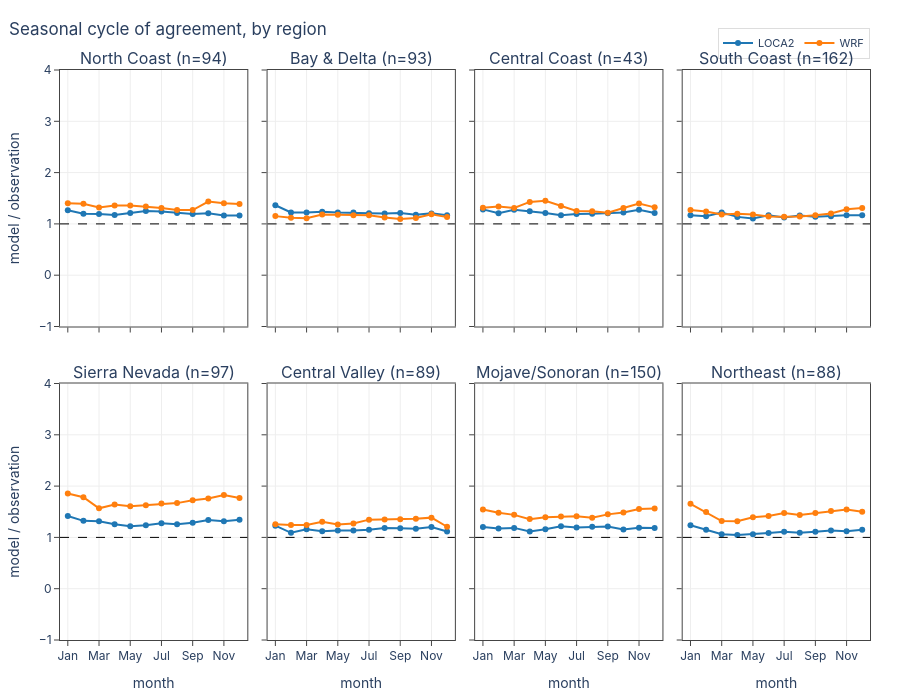

This figure's notebook cell:
### Code cell
# Export: seasonal_by_region
save_png(fig, "seasonal_by_region")

_oc = stn["station"].groupby("time.month").mean()
save_html(_facets(
    lambda m, sel: np.nanmedian((m.groupby("time.month").mean() / _oc)
                                .transpose("month", "station_id")
                                .values[:, sel], axis=1),
    ytitle="model / observation",
    title="Seasonal cycle of agreement, by region", ref=1),
    "seasonal_by_region")

### Figure 1 — Plotly figure (JSON) as saved in the notebook; plotly's stock layout.template omitted (floating-point values rounded to 4 significant figures)
{"data": [{"customdata": ["Jan", "Feb", "Mar", "Apr", "May", "Jun", "Jul", "Aug", "Sep", "Oct", "Nov", "Dec"], "hovertemplate": "<b>LOCA2</b> — North Coast<br>%{customdata}: %{y:.3f}<extra></extra>", "legendgroup": "loca2", "line": {"color": "#1f77b4", "width": 2}, "marker": {"size": 6}, "mode": "lines+markers", "name": "LOCA2", "showlegend": true, "type": "scatter", "x": [1, 2, 3, 4, 5, 6, 7, 8, 9, 10, 11, 12], "xaxis": "x", "y": [1.265, 1.198, 1.192, 1.172, 1.214, 1.251, 1.241, 1.214, 1.195, 1.207, 1.165, 1.164], "yaxis": "y"}, {"customdata": ["Jan", "Feb", "Mar", "Apr", "May", "Jun", "Jul", "Aug", "Sep", "Oct", "Nov", "Dec"], "hovertemplate": "<b>WRF</b> — North Coast<br>%{customdata}: %{y:.3f}<extra></extra>", "legendgroup": "wrf", "line": {"color": "#ff7f0e", "width": 2}, "marker": {"size": 6}, "mode": "lines+markers", "name": "WRF", "showlegend": true, "type": "scatter", "x": [1, 2, 3, 4, 5, 6, 7, 8, 9, 10, 11, 12], "xaxis": "x", "y": [1.405, 1.394, 1.321, 1.359, 1.361, 1.338, 1.308, 1.27, 1.27, 1.437, 1.401, 1.387], "yaxis": "y"}, {"customdata": ["Jan", "Feb", "Mar", "Apr", "May", "Jun", "Jul", "Aug", "Sep", "Oct", "Nov", "Dec"], "hovertemplate": "<b>LOCA2</b> — Bay & Delta<br>%{customdata}: %{y:.3f}<extra></extra>", "legendgroup": "loca2", "line": {"color": "#1f77b4", "width": 2}, "marker": {"size": 6}, "mode": "lines+markers", "name": "LOCA2", "showlegend": false, "type": "scatter", "x": [1, 2, 3, 4, 5, 6, 7, 8, 9, 10, 11, 12], "xaxis": "x2", "y": [1.364, 1.222, 1.223, 1.238, 1.221, 1.22, 1.206, 1.201, 1.211, 1.178, 1.205, 1.17], "yaxis": "y2"}, {"customdata": ["Jan", "Feb", "Mar", "Apr", "May", "Jun", "Jul", "Aug", "Sep", "Oct", "Nov", "Dec"], "hovertemplate": "<b>WRF</b> — Bay & Delta<br>%{customdata}: %{y:.3f}<extra></extra>", "legendgroup": "wrf", "line": {"color": "#ff7f0e", "width": 2}, "marker": {"size": 6}, "mode": "lines+markers", "name": "WRF", "showlegend": false, "type": "scatter", "x": [1, 2, 3, 4, 5, 6, 7, 8, 9, 10, 11, 12], "xaxis": "x2", "y": [1.152, 1.119, 1.11, 1.183, 1.177, 1.167, 1.169, 1.123, 1.098, 1.115, 1.188, 1.132], "yaxis": "y2"}, {"customdata": ["Jan", "Feb", "Mar", "Apr", "May", "Jun", "Jul", "Aug", "Sep", "Oct", "Nov", "Dec"], "hovertemplate": "<b>LOCA2</b> — Central Coast<br>%{customdata}: %{y:.3f}<extra></extra>", "legendgroup": "loca2", "line": {"color": "#1f77b4", "width": 2}, "marker": {"size": 6}, "mode": "lines+markers", "name": "LOCA2", "showlegend": false, "type": "scatter", "x": [1, 2, 3, 4, 5, 6, 7, 8, 9, 10, 11, 12], "xaxis": "x3", "y": [1.283, 1.209, 1.278, 1.247, 1.214, 1.167, 1.191, 1.199, 1.21, 1.223, 1.276, 1.211], "yaxis": "y3"}, {"customdata": ["Jan", "Feb", "Mar", "Apr", "May", "Jun", "Jul", "Aug", "Sep", "Oct", "Nov", "Dec"], "hovertemplate": "<b>WRF</b> — Central Coast<br>%{customdata}: %{y:.3f}<extra></extra>", "legendgroup": "wrf", "line": {"color": "#ff7f0e", "width": 2}, "marker": {"size": 6}, "mode": "lines+markers", "name": "WRF", "showlegend": false, "type": "scatter", "x": [1, 2, 3, 4, 5, 6, 7, 8, 9, 10, 11, 12], "xaxis": "x3", "y": [1.313, 1.338, 1.311, 1.429, 1.449, 1.351, 1.252, 1.246, 1.219, 1.309, 1.399, 1.323], "yaxis": "y3"}, {"customdata": ["Jan", "Feb", "Mar", "Apr", "May", "Jun", "Jul", "Aug", "Sep", "Oct", "Nov", "Dec"], "hovertemplate": "<b>LOCA2</b> — South Coast<br>%{customdata}: %{y:.3f}<extra></extra>", "legendgroup": "loca2", "line": {"color": "#1f77b4", "width": 2}, "marker": {"size": 6}, "mode": "lines+markers", "name": "LOCA2", "showlegend": false, "type": "scatter", "x": [1, 2, 3, 4, 5, 6, 7, 8, 9, 10, 11, 12], "xaxis": "x4", "y": [1.171, 1.149, 1.222, 1.137, 1.108, 1.167, 1.125, 1.163, 1.137, 1.151, 1.171, 1.168], "yaxis": "y4"}, {"customdata": ["Jan", "Feb", "Mar", "Apr", "May", "Jun", "Jul", "Aug", "Sep", "Oct", "Nov", "Dec"], "hovertemplate": "<b>WRF</b> — South Coast<br>%{customdata}: %{y:.3f}<extra></extra>", "legendgroup": "wrf", "line": {"color": "#ff7f0e", "width": 2}, "marker": {"size": 6}, "mode": "lines+markers", "name": "WRF", "showlegend": false, "type": "scatter", "x": [1, 2, 3, 4, 5, 6, 7, 8, 9, 10, 11, 12], "xaxis": "x4", "y": [1.27, 1.241, 1.182, 1.199, 1.185, 1.144, 1.14, 1.146, 1.17, 1.205, 1.285, 1.309], "yaxis": "y4"}, {"customdata": ["Jan", "Feb", "Mar", "Apr", "May", "Jun", "Jul", "Aug", "Sep", "Oct", "Nov", "Dec"], "hovertemplate": "<b>LOCA2</b> — Sierra Nevada<br>%{customdata}: %{y:.3f}<extra></extra>", "legendgroup": "loca2", "line": {"color": "#1f77b4", "width": 2}, "marker": {"size": 6}, "mode": "lines+markers", "name": "LOCA2", "showlegend": false, "type": "scatter", "x": [1, 2, 3, 4, 5, 6, 7, 8, 9, 10, 11, 12], "xaxis": "x5", "y": [1.416, 1.322, 1.317, 1.256, 1.218, 1.239, 1.277, 1.258, 1.287, 1.34, 1.316, 1.346], "yaxis": "y5"}, {"customdata": ["Jan", "Feb", "Mar", "Apr", "May", "Jun", "Jul", "Aug", "Sep", "Oct", "Nov", "Dec"], "hovertemplate": "<b>WRF</b> — Sierra Nevada<br>%{customdata}: %{y:.3f}<extra></extra>", "legendgroup": "wrf", "line": {"color": "#ff7f0e", "width": 2}, "marker": {"size": 6}, "mode": "lines+markers", "name": "WRF", "showlegend": false, "type": "scatter", "x": [1, 2, 3, 4, 5, 6, 7, 8, 9, 10, 11, 12], "xaxis": "x5", "y": [1.854, 1.785, 1.567, 1.641, 1.607, 1.626, 1.658, 1.668, 1.726, 1.757, 1.826, 1.769], "yaxis": "y5"}, {"customdata": ["Jan", "Feb", "Mar", "Apr", "May", "Jun", "Jul", "Aug", "Sep", "Oct", "Nov", "Dec"], "hovertemplate": "<b>LOCA2</b> — Central Valley<br>%{customdata}: %{y:.3f}<extra></extra>", "legendgroup": "loca2", "line": {"color": "#1f77b4", "width": 2}, "marker": {"size": 6}, "mode": "lines+markers", "name": "LOCA2", "showlegend": false, "type": "scatter", "x": [1, 2, 3, 4, 5, 6, 7, 8, 9, 10, 11, 12], "xaxis": "x6", "y": [1.229, 1.09, 1.158, 1.121, 1.135, 1.134, 1.15, 1.185, 1.179, 1.171, 1.203, 1.114], "yaxis": "y6"}, {"customdata": ["Jan", "Feb", "Mar", "Apr", "May", "Jun", "Jul", "Aug", "Sep", "Oct", "Nov", "Dec"], "hovertemplate": "<b>WRF</b> — Central Valley<br>%{customdata}: %{y:.3f}<extra></extra>", "legendgroup": "wrf", "line": {"color": "#ff7f0e", "width": 2}, "marker": {"size": 6}, "mode": "lines+markers", "name": "WRF", "showlegend": false, "type": "scatter", "x": [1, 2, 3, 4, 5, 6, 7, 8, 9, 10, 11, 12], "xaxis": "x6", "y": [1.256, 1.241, 1.242, 1.304, 1.253, 1.272, 1.346, 1.35, 1.355, 1.363, 1.385, 1.208], "yaxis": "y6"}, {"customdata": ["Jan", "Feb", "Mar", "Apr", "May", "Jun", "Jul", "Aug", "Sep", "Oct", "Nov", "Dec"], "hovertemplate": "<b>LOCA2</b> — Mojave/Sonoran<br>%{customdata}: %{y:.3f}<extra></extra>", "legendgroup": "loca2", "line": {"color": "#1f77b4", "width": 2}, "marker": {"size": 6}, "mode": "lines+markers", "name": "LOCA2", "showlegend": false, "type": "scatter", "x": [1, 2, 3, 4, 5, 6, 7, 8, 9, 10, 11, 12], "xaxis": "x7", "y": [1.205, 1.171, 1.185, 1.117, 1.157, 1.216, 1.193, 1.206, 1.212, 1.154, 1.19, 1.182], "yaxis": "y7"}, {"customdata": ["Jan", "Feb", "Mar", "Apr", "May", "Jun", "Jul", "Aug", "Sep", "Oct", "Nov", "Dec"], "hovertemplate": "<b>WRF</b> — Mojave/Sonoran<br>%{customdata}: %{y:.3f}<extra></extra>", "legendgroup": "wrf", "line": {"color": "#ff7f0e", "width": 2}, "marker": {"size": 6}, "mode": "lines+markers", "name": "WRF", "showlegend": false, "type": "scatter", "x": [1, 2, 3, 4, 5, 6, 7, 8, 9, 10, 11, 12], "xaxis": "x7", "y": [1.546, 1.482, 1.439, 1.356, 1.393, 1.405, 1.414, 1.384, 1.449, 1.487, 1.554, 1.562], "yaxis": "y7"}, {"customdata": ["Jan", "Feb", "Mar", "Apr", "May", "Jun", "Jul", "Aug", "Sep", "Oct", "Nov", "Dec"], "hovertemplate": "<b>LOCA2</b> — Northeast<br>%{customdata}: %{y:.3f}<extra></extra>", "legendgroup": "loca2", "line": {"color": "#1f77b4", "width": 2}, "marker": {"size": 6}, "mode": "lines+markers", "name": "LOCA2", "showlegend": false, "type": "scatter", "x": [1, 2, 3, 4, 5, 6, 7, 8, 9, 10, 11, 12], "xaxis": "x8", "y": [1.238, 1.149, 1.063, 1.046, 1.062, 1.086, 1.11, 1.09, 1.11, 1.134, 1.122, 1.151], "yaxis": "y8"}, {"customdata": ["Jan", "Feb", "Mar", "Apr", "May", "Jun", "Jul", "Aug", "Sep", "Oct", "Nov", "Dec"], "hovertemplate": "<b>WRF</b> — Northeast<br>%{customdata}: %{y:.3f}<extra></extra>", "legendgroup": "wrf", "line": {"color": "#ff7f0e", "width": 2}, "marker": {"size": 6}, "mode": "lines+markers", "name": "WRF", "showlegend": false, "type": "scatter", "x": [1, 2, 3, 4, 5, 6, 7, 8, 9, 10, 11, 12], "xaxis": "x8", "y": [1.655, 1.493, 1.32, 1.317, 1.394, 1.417, 1.474, 1.435, 1.475, 1.516, 1.545, 1.502], "yaxis": "y8"}], "layout": {"annotations": [{"font": {"size": 16}, "showarrow": false, "text": "North Coast (n=94)", "x": 0.1156, "xanchor": "center", "xref": "paper", "y": 1, "yanchor": "bottom", "yref": "paper"}, {"font": {"size": 16}, "showarrow": false, "text": "Bay & Delta (n=93)", "x": 0.3719, "xanchor": "center", "xref": "paper", "y": 1, "yanchor": "bottom", "yref": "paper"}, {"font": {"size": 16}, "showarrow": false, "text": "Central Coast (n=43)", "x": 0.6281, "xanchor": "center", "xref": "paper", "y": 1, "yanchor": "bottom", "yref": "paper"}, {"font": {"size": 16}, "showarrow": false, "text": "South Coast (n=162)", "x": 0.8844, "xanchor": "center", "xref": "paper", "y": 1, "yanchor": "bottom", "yref": "paper"}, {"font": {"size": 16}, "showarrow": false, "text": "Sierra Nevada (n=97)", "x": 0.1156, "xanchor": "center", "xref": "paper", "y": 0.45, "yanchor": "bottom", "yref": "paper"}, {"font": {"size": 16}, "showarrow": false, "text": "Central Valley (n=89)", "x": 0.3719, "xanchor": "center", "xref": "paper", "y": 0.45, "yanchor": "bottom", "yref": "paper"}, {"font": {"size": 16}, "showarrow": false, "text": "Mojave/Sonoran (n=150)", "x": 0.6281, "xanchor": "center", "xref": "paper", "y": 0.45, "yanchor": "bottom", "yref": "paper"}, {"font": {"size": 16}, "showarrow": false, "text": "Northeast (n=88)", "x": 0.8844, "xanchor": "center", "xref": "paper", "y": 0.45, "yanchor": "bottom", "yref": "paper"}], "font": {"family": "Inter, Helvetica, Arial, sans-serif", "size": 12}, "height": 700, "hovermode": "closest", "legend": {"bgcolor": "rgba(255,255,255,0.8)", "bordercolor": "#ddd", "borderwidth": 1, "font": {"size": 11}, "orientation": "h", "x": 1, "xanchor": "right", "y": 1.02, "yanchor": "bottom"}, "margin": {"b": 50, "l": 60, "r": 30, "t": 70}, "shapes": [{"line": {"color": "black", "dash": "dash", "width": 1}, "type": "line", "x0": 0, "x1": 1, "xref": "x domain", "y0": 1, "y1": 1, "yref": "y"}, {"line": {"color": "black", "dash": "dash", "width": 1}, "type": "line", "x0": 0, "x1": 1, "xref": "x2 domain", "y0": 1, "y1": 1, "yref": "y2"}, {"line": {"color": "black", "dash": "dash", "width": 1}, "type": "line", "x0": 0, "x1": 1, "xref": "x3 domain", "y0": 1, "y1": 1, "yref": "y3"}, {"line": {"color": "black", "dash": "dash", "width": 1}, "type": "line", "x0": 0, "x1": 1, "xref": "x4 domain", "y0": 1, "y1": 1, "yref": "y4"}, {"line": {"color": "black", "dash": "dash", "width": 1}, "type": "line", "x0": 0, "x1": 1, "xref": "x5 domain", "y0": 1, "y1": 1, "yref": "y5"}, {"line": {"color": "black", "dash": "dash", "width": 1}, "type": "line", "x0": 0, "x1": 1, "xref": "x6 domain", "y0": 1, "y1": 1, "yref": "y6"}, {"line": {"color": "black", "dash": "dash", "width": 1}, "type": "line", "x0": 0, "x1": 1, "xref": "x7 domain", "y0": 1, "y1": 1, "yref": "y7"}, {"line": {"color": "black", "dash": "dash", "width": 1}, "type": "line", "x0": 0, "x1": 1, "xref": "x8 domain", "y0": 1, "y1": 1, "yref": "y8"}], "title": {"text": "Seasonal cycle of agreement, by region", "x": 0.01, "xanchor": "left"}, "xaxis": {"anchor": "y", "automargin": true, "domain": [0, 0.2313], "gridcolor": "#eee", "linecolor": "#444", "matches": "x5", "mirror": true, "range": [0.5, 12.5], "showline": true, "showticklabels": false, "ticks": "outside", "ticktext": ["Jan", "Mar", "May", "Jul", "Sep", "Nov"], "tickvals": [1, 3, 5, 7, 9, 11], "zeroline": false}, "xaxis2": {"anchor": "y2", "automargin": true, "domain": [0.2563, 0.4875], "gridcolor": "#eee", "linecolor": "#444", "matches": "x6", "mirror": true, "range": [0.5, 12.5], "showline": true, "showticklabels": false, "ticks": "outside", "ticktext": ["Jan", "Mar", "May", "Jul", "Sep", "Nov"], "tickvals": [1, 3, 5, 7, 9, 11], "zeroline": false}, "xaxis3": {"anchor": "y3", "automargin": true, "domain": [0.5125, 0.7438], "gridcolor": "#eee", "linecolor": "#444", "matches": "x7", "mirror": true, "range": [0.5, 12.5], "showline": true, "showticklabels": false, "ticks": "outside", "ticktext": ["Jan", "Mar", "May", "Jul", "Sep", "Nov"], "tickvals": [1, 3, 5, 7, 9, 11], "zeroline": false}, "xaxis4": {"anchor": "y4", "automargin": true, "domain": [0.7688, 1], "gridcolor": "#eee", "linecolor": "#444", "matches": "x8", "mirror": true, "range": [0.5, 12.5], "showline": true, "showticklabels": false, "ticks": "outside", "ticktext": ["Jan", "Mar", "May", "Jul", "Sep", "Nov"], "tickvals": [1, 3, 5, 7, 9, 11], "zeroline": false}, "xaxis5": {"anchor": "y5", "automargin": true, "domain": [0, 0.2313], "gridcolor": "#eee", "linecolor": "#444", "mirror": true, "range": [0.5, 12.5], "showline": true, "ticks": "outside", "ticktext": ["Jan", "Mar", "May", "Jul", "Sep", "Nov"], "tickvals": [1, 3, 5, 7, 9, 11], "title": {"text": "month"}, "zeroline": false}, "xaxis6": {"anchor": "y6", "automargin": true, "domain": [0.2563, 0.4875], "gridcolor": "#eee", "linecolor": "#444", "mirror": true, "range": [0.5, 12.5], "showline": true, "ticks": "outside", "ticktext": ["Jan", "Mar", "May", "Jul", "Sep", "Nov"], "tickvals": [1, 3, 5, 7, 9, 11], "title": {"text": "month"}, "zeroline": false}, "xaxis7": {"anchor": "y7", "automargin": true, "domain": [0.5125, 0.7438], "gridcolor": "#eee", "linecolor": "#444", "mirror": true, "range": [0.5, 12.5], "showline": true, "ticks": "outside", "ticktext": ["Jan", "Mar", "May", "Jul", "Sep", "Nov"], "tickvals": [1, 3, 5, 7, 9, 11], "title": {"text": "month"}, "zeroline": false}, "xaxis8": {"anchor": "y8", "automargin": true, "domain": [0.7688, 1], "gridcolor": "#eee", "linecolor": "#444", "mirror": true, "range": [0.5, 12.5], "showline": true, "ticks": "outside", "ticktext": ["Jan", "Mar", "May", "Jul", "Sep", "Nov"], "tickvals": [1, 3, 5, 7, 9, 11], "title": {"text": "month"}, "zeroline": false}, "yaxis": {"anchor": "x", "automargin": true, "domain": [0.55, 1], "gridcolor": "#eee", "linecolor": "#444", "mirror": true, "showline": true, "ticks": "outside", "title": {"text": "model / observation"}, "zeroline": false}, "yaxis2": {"anchor": "x2", "automargin": true, "domain": [0.55, 1], "gridcolor": "#eee", "linecolor": "#444", "matches": "y", "mirror": true, "showline": true, "showticklabels": false, "ticks": "outside", "zeroline": false}, "yaxis3": {"anchor": "x3", "automargin": true, "domain": [0.55, 1], "gridcolor": "#eee", "linecolor": "#444", "matches": "y", "mirror": true, "showline": true, "showticklabels": false, "ticks": "outside", "zeroline": false}, "yaxis4": {"anchor": "x4", "automargin": true, "domain": [0.55, 1], "gridcolor": "#eee", "linecolor": "#444", "matches": "y", "mirror": true, "showline": true, "showticklabels": false, "ticks": "outside", "zeroline": false}, "yaxis5": {"anchor": "x5", "automargin": true, "domain": [0, 0.45], "gridcolor": "#eee", "linecolor": "#444", "mirror": true, "showline": true, "ticks": "outside", "title": {"text": "model / observation"}, "zeroline": false}, "yaxis6": {"anchor": "x6", "automargin": true, "domain": [0, 0.45], "gridcolor": "#eee", "linecolor": "#444", "matches": "y5", "mirror": true, "showline": true, "showticklabels": false, "ticks": "outside", "zeroline": false}, "yaxis7": {"anchor": "x7", "automargin": true, "domain": [0, 0.45], "gridcolor": "#eee", "linecolor": "#444", "matches": "y5", "mirror": true, "showline": true, "showticklabels": false, "ticks": "outside", "zeroline": false}, "yaxis8": {"anchor": "x8", "automargin": true, "domain": [0, 0.45], "gridcolor": "#eee", "linecolor": "#444", "matches": "y5", "mirror": true, "showline": true, "showticklabels": false, "ticks": "outside", "zeroline": false}}}
